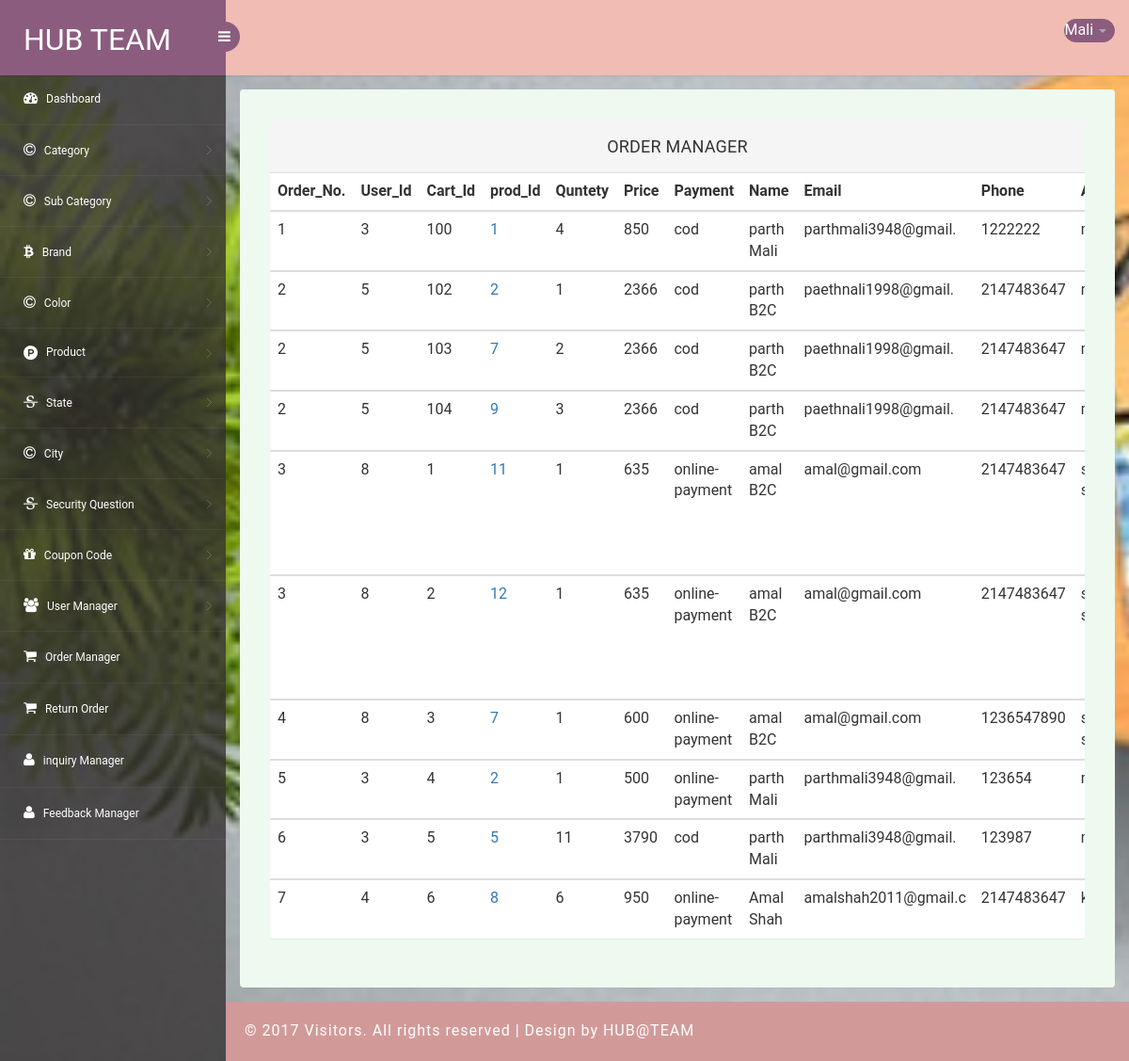
Screenshot of /Stationery_Hub/admin/order_manager.php (signed in) with the database file from the repository.
### tables this page shows
CREATE TABLE IF NOT EXISTS `order_tbl` (
  `id` int(11) NOT NULL AUTO_INCREMENT,
  `order_id` int(11) NOT NULL,
  `user_id` int(11) NOT NULL,
  `cart_id` int(20) NOT NULL,
  `prod_id` int(11) NOT NULL,
  `qun` int(11) NOT NULL,
  `cart_price` int(11) NOT NULL,
  `total_price` varchar(10) NOT NULL,
  `fname` varchar(10) NOT NULL,
  `lname` varchar(10) NOT NULL,
  `add1` varchar(100) NOT NULL,
  `state_id` int(11) NOT NULL,
  `city_id` int(11) NOT NULL,
  `pincode` int(11) NOT NULL,
  `email` varchar(20) NOT NULL,
  `mobile` int(10) NOT NULL,
  `decs` varchar(200) NOT NULL,
  `payment` varchar(30) NOT NULL,
  `status` int(11) NOT NULL,
  `is_active` int(11) NOT NULL,
  `doi` datetime NOT NULL,
  `dou` datetime NOT NULL,
  PRIMARY KEY (`id`)
);

### Stationery_Hub/admin/order_manager.php (the view, shortened to what this page needs)
<?php
require "common/header.php";
$qry="SELECT * FROM order_tbl WHERE is_active!=0";
$rs=mysqli_query($conn,$qry);
?>
<section id="main-content">
	<section class="wrapper">
		<div class="table-agile-info">
   <div class="panel panel-default">
    <div class="panel-heading">
     ORDER MANAGER
    </div>
      <div class="table-responsive">
      <table class="table" ui-jq="footable" >
        <thead>
          <tr>
            <th>Order_No.</th>
            <th>User_Id</th>
            <th>Cart_Id</th>
            <th>prod_Id</th>
            <th>Quntety</th>
            <th>Price</th>
            <th>Payment</th>
            <th>Name</th>
            <th>Email</th>
            <th>Phone</th>
            <th>Adderss</th>
          </tr>
        </thead>
        <?php
            while($row=mysqli_fetch_assoc($rs))
                {
        ?>
        <tbody>
          <tr data-expanded="true">
                                <td><?php echo $row['order_id']; ?></td>
                                <td><?php echo $row['user_id']; ?></td>
                                <td><?php echo $row['cart_id']; ?> </td>
                                <td><a href="pro_manager.php"><?php echo $row['prod_id']; ?></a> </td>
                                <td><?php echo $row['qun']; ?> </td>
                                <td><?php echo $row['total_price']; ?></td>
                                <td><?php echo $row['payment']; ?></td>
                                <td><?php echo $row['fname']; ?>  <?php echo $row['lname']; ?></td>
                                <td><?php echo $row['email']; ?></td>
                                <td><?php echo $row['mobile']; ?></td>
                                <td><?php echo $row['add1']; ?></td>
          </tr>
        </tbody>
        <?php } ?>
      </table>
     </div>
  </div>
</div>
</section>
 <?php
      require "common/footer.php";
	?>

### Stationery_Hub/admin/css/style.css (style rules this page uses)
html, body { font-family: 'Roboto', sans-serif; font-size: 100%; overflow-x: hidden; background: url(../images/bg.jpg) no-repeat 0px 0px; background-size:cover; }
.table-agile-info { background: #eef9f0; padding: 2em; border-radius: 4px; -webkit-box-shadow: 0 1px 1px rgba(0,0,0,.05); box-shadow: 0 1px 1px rgba(0,0,0,.05); }
#main-content { margin-left:240px; -webkit-transition:all .3s ease-in-out; -moz-transition:all .3s ease-in-out; -o-transition:all .3s ease-in-out; transition:all .3s ease-in-out; }
.wrapper { display:inline-block; margin-top:80px; padding:15px; width:100%; }
.panel-heading { position: relative; height: 57px; line-height: 57px; letter-spacing: 0.2px; color: #000; font-size: 18px; font-weight: 400; padding: 0 16px; background:#ddede0; border-top-right-radius: 2px; border-top-left-radius: 2px; text-transform: uppercase; text-align: center; }
.panel { border: none ! important; }

### rows the page displays
order_tbl: order "1", user "3", cart "100", prod "1", qun "4", total_price "850", payment "cod", fname "parth", lname "Mali", email "parthmali3948@gmail.", mobile "1222222"
order_tbl: order "2", user "5", cart "102", prod "2", qun "1", total_price "2366", payment "cod", fname "parth", lname "B2C", email "paethnali1998@gmail.", mobile "2147483647"
order_tbl: order "2", user "5", cart "103", prod "7", qun "2", total_price "2366", payment "cod", fname "parth", lname "B2C", email "paethnali1998@gmail.", mobile "2147483647"
order_tbl: order "2", user "5", cart "104", prod "9", qun "3", total_price "2366", payment "cod", fname "parth", lname "B2C", email "paethnali1998@gmail.", mobile "2147483647"
order_tbl: order "3", user "8", cart "1", prod "11", qun "1", total_price "635", payment "online-payment", fname "amal", lname "B2C", email "amal@gmail.com", mobile "2147483647"
order_tbl: order "3", user "8", cart "2", prod "12", qun "1", total_price "635", payment "online-payment", fname "amal", lname "B2C", email "amal@gmail.com", mobile "2147483647"
order_tbl: order "4", user "8", cart "3", prod "7", qun "1", total_price "600", payment "online-payment", fname "amal", lname "B2C", email "amal@gmail.com", mobile "1236547890"
order_tbl: order "5", user "3", cart "4", prod "2", qun "1", total_price "500", payment "online-payment", fname "parth", lname "Mali", email "parthmali3948@gmail.", mobile "123654"
order_tbl: order "6", user "3", cart "5", prod "5", qun "11", total_price "3790", payment "cod", fname "parth", lname "Mali", email "parthmali3948@gmail.", mobile "123987"
order_tbl: order "7", user "4", cart "6", prod "8", qun "6", total_price "950", payment "online-payment", fname "Amal", lname "Shah", email "amalshah2011@gmail.c", mobile "2147483647"

### other values shown
$name "Mali"
